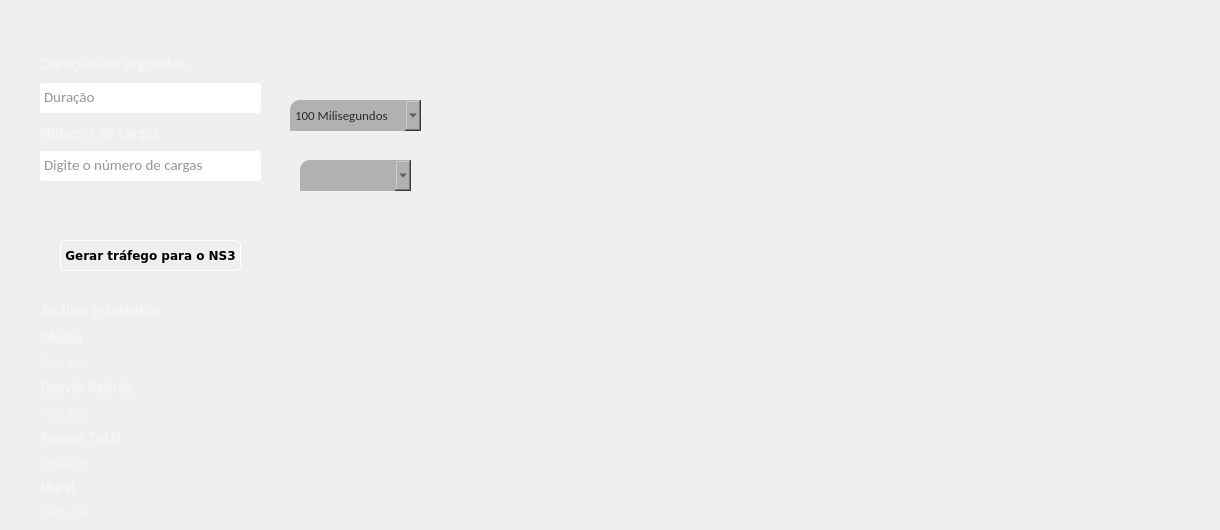
    <widget class="QWidget" name="tab">
     <property name="contextMenuPolicy">
      <enum>Qt::DefaultContextMenu</enum>
     </property>
     <property name="styleSheet">
      <string notr="true">QPushButton#pushButtonVoip:pressed {
	background-color: rgba(115, 115, 115,255);
}

QPushButton#pushButtonVoip {
	
	background-color: qlineargradient(spread:pad, x1:0.460227, y1:0, x2:0.483, y2:0.994318, stop:0.204545 rgba(115, 115, 115, 255), stop:0.755682 rgba(205, 205, 205, 255));
}

border: 0;</string>
     </property>
     <attribute name="title">
      <string>Voz sobre IP</string>
     </attribute>
     <widget class="QPushButton" name="pushButtonVoip">
      <property name="geometry">
       <rect>
        <x>60</x>
        <y>240</y>
        <width>181</width>
        <height>31</height>
       </rect>
      </property>
      <property name="font">
       <font>
        <family>DejaVu Sans</family>
        <pointsize>9</pointsize>
        <weight>75</weight>
        <italic>false</italic>
        <bold>true</bold>
       </font>
      </property>
      <property name="styleSheet">
       <string notr="true">border-radius:5px;
border:1px solid rgb(255, 255, 255)
</string>
      </property>
      <property name="text">
       <string>Gerar tráfego para o NS3</string>
      </property>
     </widget>
     <widget class="QWidget" name="analiseEstatVoIP" native="true">
      <property name="geometry">
       <rect>
        <x>40</x>
        <y>300</y>
        <width>231</width>
        <height>221</height>
       </rect>
      </property>
      <widget class="QWidget" name="verticalLayoutWidget_2">
       <property name="geometry">
        <rect>
         <x>0</x>
         <y>0</y>
         <width>231</width>
         <height>221</height>
        </rect>
       </property>
       <layout class="QVBoxLayout" name="verticalLayout">
        <item>
         <widget class="QLabel" name="label_10">
          <property name="font">
           <font>
            <family>Calibri</family>
            <pointsize>12</pointsize>
            <weight>75</weight>
            <bold>true</bold>
           </font>
          </property>
          <property name="styleSheet">
           <string notr="true">color: rgb(245,245,245);</string>
          </property>
          <property name="text">
           <string>Análise estatística</string>
          </property>
         </widget>
        </item>
        <item>
         <widget class="QLabel" name="label_11">
          <property name="font">
           <font>
            <family>Calibri</family>
            <pointsize>12</pointsize>
            <weight>75</weight>
            <bold>true</bold>
           </font>
          </property>
          <property name="styleSheet">
           <string notr="true">color: rgb(245,245,245);</string>
          </property>
          <property name="text">
           <string>Média</string>
          </property>
         </widget>
        </item>
        <item>
         <widget class="QLabel" name="mediaViewVoIP">
          <property name="font">
           <font>
            <family>Calibri</family>
            <pointsize>10</pointsize>
           </font>
          </property>
          <property name="styleSheet">
           <string notr="true">color: rgb(245,245,245)</string>
          </property>
          <property name="text">
           <string>TextLabel</string>
          </property>
         </widget>
        </item>
        <item>
         <widget class="QLabel" name="label_12">
          <property name="font">
           <font>
            <family>Calibri</family>
            <pointsize>12</pointsize>
            <weight>75</weight>
            <bold>true</bold>
           </font>
          </property>
          <property name="styleSheet">
           <string notr="true">color: rgb(245,245,245);</string>
          </property>
          <property name="text">
           <string>Desvio Padrão</string>
          </property>
         </widget>
        </item>
        <item>
         <widget class="QLabel" name="desvioViewVoIP">
          <property name="font">
           <font>
            <family>Calibri</family>
            <pointsize>10</pointsize>
           </font>
          </property>
          <property name="styleSheet">
           <string notr="true">color: rgb(245,245,245)</string>
          </property>
          <property name="text">
           <string>TextLabel</string>
          </property>
         </widget>
        </item>
        <item>
         <widget class="QLabel" name="label_13">
          <property name="font">
           <font>
            <family>Calibri</family>
            <pointsize>12</pointsize>
            <weight>75</weight>
            <bold>true</bold>
           </font>
          </property>
          <property name="styleSheet">
           <string notr="true">color: rgb(245,245,245);</string>
          </property>
          <property name="text">
           <string>Tempo Total</string>
          </property>
         </widget>
        </item>
        <item>
         <widget class="QLabel" name="tempoTotalViewVoip">
          <property name="font">
           <font>
            <family>Calibri</family>
            <pointsize>10</pointsize>
           </font>
          </property>
          <property name="styleSheet">
           <string notr="true">color: rgb(245,245,245)</string>
          </property>
          <property name="text">
           <string>TextLabel</string>
          </property>
         </widget>
        </item>
        <item>
         <widget class="QLabel" name="label_15">
          <property name="font">
           <font>
            <family>Calibri</family>
            <pointsize>12</pointsize>
            <weight>75</weight>
            <bold>true</bold>
           </font>
          </property>
          <property name="styleSheet">
           <string notr="true">color: rgb(245,245,245);</string>
          </property>
          <property name="text">
           <string>Hurst</string>
          </property>
         </widget>
        </item>
        <item>
         <widget class="QLabel" name="hurstParameterVoIP">
          <property name="font">
           <font>
            <family>Calibri</family>
            <pointsize>10</pointsize>
           </font>
          </property>
          <property name="styleSheet">
           <string notr="true">color: rgb(245,245,245)</string>
          </property>
          <property name="text">
           <string>TextLabel</string>
          </property>
         </widget>
        </item>
       </layout>
      </widget>
     </widget>
     <widget class="QWidget" name="widgetVoIPPlot" native="true">
      <property name="geometry">
       <rect>
        <x>290</x>
        <y>40</y>
        <width>921</width>
        <height>481</height>
       </rect>
      </property>
      <widget class="QComboBox" name="comboBox_2">
       <property name="geometry">
        <rect>
         <x>0</x>
         <y>60</y>
         <width>131</width>
         <height>31</height>
        </rect>
       </property>
       <property name="font">
        <font>
         <family>Calibri</family>
         <pointsize>10</pointsize>
        </font>
       </property>
       <property name="autoFillBackground">
        <bool>false</bool>
       </property>
       <property name="styleSheet">
        <string notr="true">border-top-left-radius: 10px;
color: rgb(43, 43, 43);
background-color: rgb(177, 177, 177);
</string>
       </property>
       <property name="editable">
        <bool>false</bool>
       </property>
       <property name="currentText">
        <string>100 Milisegundos</string>
       </property>
       <item>
        <property name="text">
         <string>100 Milisegundos</string>
        </property>
       </item>
       <item>
        <property name="text">
         <string>Segundos</string>
        </property>
       </item>
       <item>
        <property name="text">
         <string>Minutos</string>
        </property>
       </item>
      </widget>
      <widget class="QComboBox" name="comboBox">
       <property name="enabled">
        <bool>true</bool>
       </property>
       <property name="geometry">
        <rect>
         <x>10</x>
         <y>120</y>
         <width>111</width>
         <height>31</height>
        </rect>
       </property>
       <property name="font">
        <font>
         <family>Calibri</family>
         <pointsize>12</pointsize>
        </font>
       </property>
       <property name="contextMenuPolicy">
        <enum>Qt::DefaultContextMenu</enum>
       </property>
       <property name="styleSheet">
        <string notr="true">border-top-left-radius: 10px;
background-color: rgb(177, 177, 177);
color: rgb(45, 45, 45);</string>
       </property>
       <property name="editable">
        <bool>false</bool>
       </property>
       <property name="currentText">
        <string/>
       </property>
      </widget>
      <widget class="QWidget" name="verticalLayoutWidget_5">
       <property name="geometry">
        <rect>
         <x>140</x>
         <y>0</y>
         <width>781</width>
         <height>481</height>
        </rect>
       </property>
       <layout class="QVBoxLayout" name="voipPlotLayout_2"/>
      </widget>
     </widget>
     <widget class="QWidget" name="verticalLayoutWidget">
      <property name="geometry">
       <rect>
        <x>40</x>
        <y>50</y>
        <width>221</width>
        <height>131</height>
       </rect>
      </property>
      <layout class="QVBoxLayout" name="parametroVoIP">
       <item>
        <widget class="QLabel" name="label">
         <property name="font">
          <font>
           <family>Calibri</family>
           <pointsize>12</pointsize>
           <weight>75</weight>
           <bold>true</bold>
          </font>
         </property>
         <property name="styleSheet">
          <string notr="true">color: rgb(245,245,245);</string>
         </property>
         <property name="text">
          <string>Duração em segundos</string>
         </property>
        </widget>
       </item>
       <item>
        <widget class="QTextEdit" name="duracao">
         <property name="enabled">
          <bool>true</bool>
         </property>
         <property name="sizePolicy">
          <sizepolicy hsizetype="Expanding" vsizetype="Expanding">
           <horstretch>0</horstretch>
           <verstretch>0</verstretch>
          </sizepolicy>
         </property>
         <property name="maximumSize">
          <size>
           <width>16777215</width>
           <height>30</height>
          </size>
         </property>
         <property name="font">
          <font>
           <family>Calibri</family>
           <pointsize>11</pointsize>
          </font>
         </property>
         <property name="styleSheet">
          <string notr="true">background-color: rgb(255,255,255);
color: rgb(45,45,45);
border-radius: 3px;
</string>
         </property>
         <property name="inputMethodHints">
          <set>Qt::ImhDigitsOnly</set>
         </property>
         <property name="placeholderText">
          <string notr="true">Duração</string>
         </property>
        </widget>
       </item>
       <item>
        <widget class="QLabel" name="label_14">
         <property name="font">
          <font>
           <family>Calibri</family>
           <pointsize>12</pointsize>
           <weight>75</weight>
           <bold>true</bold>
          </font>
         </property>
         <property name="styleSheet">
          <string notr="true">color: rgb(245,245,245);
</string>
         </property>
         <property name="text">
          <string>Número de cargas</string>
         </property>
        </widget>
       </item>
       <item>
        <widget class="QTextEdit" name="numeroCargasVoIP">
         <property name="enabled">
          <bool>true</bool>
         </property>
         <property name="sizePolicy">
          <sizepolicy hsizetype="Expanding" vsizetype="Expanding">
           <horstretch>0</horstretch>
           <verstretch>0</verstretch>
          </sizepolicy>
         </property>
         <property name="maximumSize">
          <size>
           <width>16777215</width>
           <height>30</height>
          </size>
         </property>
         <property name="font">
          <font>
           <family>Calibri</family>
           <pointsize>11</pointsize>
          </font>
         </property>
         <property name="styleSheet">
          <string notr="true">background-color: rgb(255, 255, 255);
color: rgb(45, 45, 45);
border-radius: 3px;</string>
         </property>
         <property name="inputMethodHints">
          <set>Qt::ImhDigitsOnly</set>
         </property>
         <property name="placeholderText">
          <string notr="true">Digite o número de cargas</string>
         </property>
        </widget>
       </item>
      </layout>
     </widget>
    </widget>
